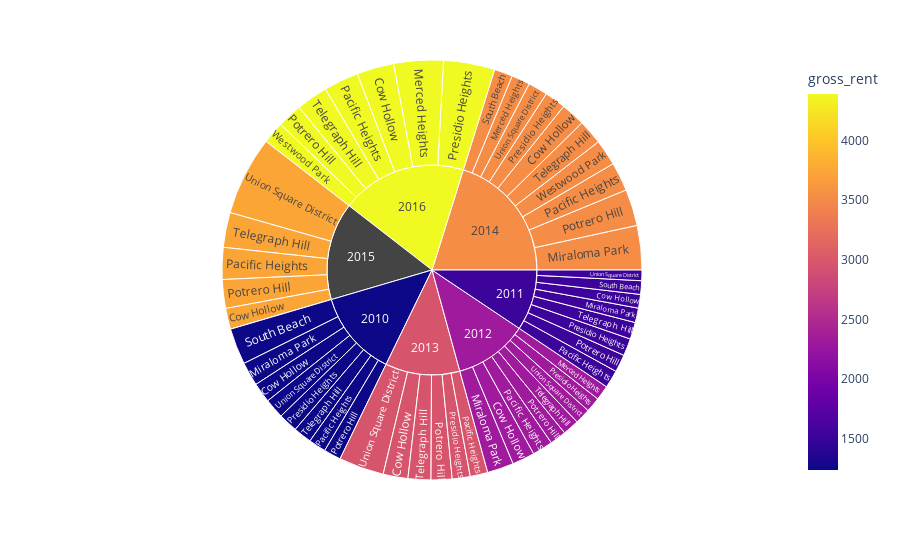

Here is the notebook cell this chart was saved with:
### Code cell
sunburst()

### Figure 1 — Plotly figure (JSON) as saved in the notebook; plotly's stock layout.template omitted (floating-point values rounded to 4 significant figures)
{"data": [{"branchvalues": "total", "customdata": [[1239], [1530.0], [2324], [2971], [3528.0], [3739.0], [4390], [2324], [3528], [4390], [1239], [1530], [2324], [3528], [1239], [1530], [2324], [2971], [3528], [3739], [4390], [1239], [1530], [2324], [2971], [3528], [3739], [4390], [1239], [1530], [2324], [2971], [3528], [null], [4390], [1239], [1530], [3528], [1239], [1530], [2324.0], [2971], [3528.0], [3739], [4390], [1239], [1530], [2324], [2971], [3528], [3739.0], [3528.0], [4390], [1239.0], [1530], [2324.0], [2971.0], [3528.0], [null], [4390]], "domain": {"x": [0, 1], "y": [0, 1]}, "hovertemplate": "labels=%{label}<br>sale_price_sqr_foot=%{value}<br>parent=%{parent}<br>id=%{id}<br>gross_rent=%{color}<extra></extra>", "ids": ["2010/Cow Hollow", "2011/Cow Hollow", "2012/Cow Hollow", "2013/Cow Hollow", "2014/Cow Hollow", "2015/Cow Hollow", "2016/Cow Hollow", "2012/Merced Heights", "2014/Merced Heights", "2016/Merced Heights", "2010/Miraloma Park", "2011/Miraloma Park", "2012/Miraloma Park", "2014/Miraloma Park", "2010/Pacific Heights", "2011/Pacific Heights", "2012/Pacific Heights", "2013/Pacific Heights", "2014/Pacific Heights", "2015/Pacific Heights", "2016/Pacific Heights", "2010/Potrero Hill", "2011/Potrero Hill", "2012/Potrero Hill", "2013/Potrero Hill", "2014/Potrero Hill", "2015/Potrero Hill", "2016/Potrero Hill", "2010/Presidio Heights", "2011/Presidio Heights", "2012/Presidio Heights", "2013/Presidio Heights", "2014/Presidio Heights", "2015/Presidio Heights", "2016/Presidio Heights", "2010/South Beach", "2011/South Beach", "2014/South Beach", "2010/Telegraph Hill", "2011/Telegraph Hill", "2012/Telegraph Hill", "2013/Telegraph Hill", "2014/Telegraph Hill", "2015/Telegraph Hill", "2016/Telegraph Hill", "2010/Union Square District", "2011/Union Square District", "2012/Union Square District", "2013/Union Square District", "2014/Union Square District", "2015/Union Square District", "2014/Westwood Park", "2016/Westwood Park", "2010", "2011", "2012", "2013", "2014", "2015", "2016"], "labels": ["Cow Hollow", "Cow Hollow", "Cow Hollow", "Cow Hollow", "Cow Hollow", "Cow Hollow", "Cow Hollow", "Merced Heights", "Merced Heights", "Merced Heights", "Miraloma Park", "Miraloma Park", "Miraloma Park", "Miraloma Park", "Pacific Heights", "Pacific Heights", "Pacific Heights", "Pacific Heights", "Pacific Heights", "Pacific Heights", "Pacific Heights", "Potrero Hill", "Potrero Hill", "Potrero Hill", "Potrero Hill", "Potrero Hill", "Potrero Hill", "Potrero Hill", "Presidio Heights", "Presidio Heights", "Presidio Heights", "Presidio Heights", "Presidio Heights", "Presidio Heights", "Presidio Heights", "South Beach", "South Beach", "South Beach", "Telegraph Hill", "Telegraph Hill", "Telegraph Hill", "Telegraph Hill", "Telegraph Hill", "Telegraph Hill", "Telegraph Hill", "Union Square District", "Union Square District", "Union Square District", "Union Square District", "Union Square District", "Union Square District", "Westwood Park", "Westwood Park", "2010", "2011", "2012", "2013", "2014", "2015", "2016"], "marker": {"coloraxis": "coloraxis", "colors": [1239, 1530.0, 2324, 2971, 3528.0, 3739.0, 4390, 2324, 3528, 4390, 1239, 1530, 2324, 3528, 1239, 1530, 2324, 2971, 3528, 3739, 4390, 1239, 1530, 2324, 2971, 3528, 3739, 4390, 1239, 1530, 2324, 2971, 3528, null, 4390, 1239, 1530, 3528, 1239, 1530, 2324.0, 2971, 3528.0, 3739, 4390, 1239, 1530, 2324, 2971, 3528, 3739.0, 3528.0, 4390, 1239.0, 1530, 2324.0, 2971.0, 3528.0, null, 4390]}, "name": "", "parents": ["2010", "2011", "2012", "2013", "2014", "2015", "2016", "2012", "2014", "2016", "2010", "2011", "2012", "2014", "2010", "2011", "2012", "2013", "2014", "2015", "2016", "2010", "2011", "2012", "2013", "2014", "2015", "2016", "2010", "2011", "2012", "2013", "2014", "2015", "2016", "2010", "2011", "2014", "2010", "2011", "2012", "2013", "2014", "2015", "2016", "2010", "2011", "2012", "2013", "2014", "2015", "2014", "2016", "", "", "", "", "", "", ""], "type": "sunburst", "values": [569.4, 390.6, 644.8, 707.4, 691.9, 598.6, 1059.0, 421.1, 528.7, 1417.0, 680.6, 414.7, 756.2, 1268.0, 496.5, 509.0, 586.2, 503.9, 824.7, 910.2, 996.4, 491.5, 503.1, 466.6, 598.7, 1045.0, 821.3, 707.7, 549.4, 493.8, 426.6, 512.8, 603.5, 0, 1466.0, 1037.0, 388.6, 524.6, 524.8, 483.4, 465.8, 653.3, 708.2, 997.0, 903.0, 569.2, 302.1, 445.2, 1290.0, 558.3, 2259.0, 743.0, 631.2, 4918.0, 3485.0, 4213.0, 4267.0, 7496.0, 5586.0, 7180.0]}], "layout": {"autosize": true, "coloraxis": {"colorbar": {"title": {"text": "gross_rent"}}, "colorscale": [[0, "#0d0887"], [0.1111, "#46039f"], [0.2222, "#7201a8"], [0.3333, "#9c179e"], [0.4444, "#bd3786"], [0.5556, "#d8576b"], [0.6667, "#ed7953"], [0.7778, "#fb9f3a"], [0.8889, "#fdca26"], [1, "#f0f921"]]}, "legend": {"tracegroupgap": 0}, "margin": {"t": 60}}}
